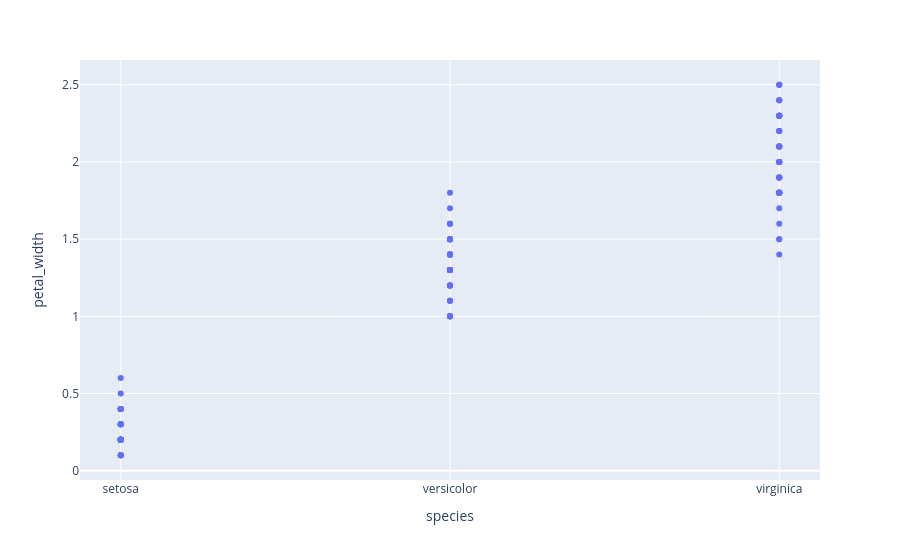

Notebook code for this chart:
### Code cell
fig3=px.scatter(iris,x="species",y="petal_width")
fig3.show()

### Figure 1 — Plotly figure (JSON) as saved in the notebook; plotly's stock layout.template omitted (floating-point values rounded to 4 significant figures; data arrays with more than 128 entries replaced by an {"elided": "..."} marker saying what was removed)
{"data": [{"hovertemplate": "species=%{x}<br>petal_width=%{y}<extra></extra>", "legendgroup": "", "marker": {"color": "#636efa", "symbol": "circle"}, "mode": "markers", "name": "", "orientation": "v", "showlegend": false, "type": "scatter", "x": {"elided": "150 str values"}, "xaxis": "x", "y": {"elided": "150 float values"}, "yaxis": "y"}], "layout": {"legend": {"tracegroupgap": 0}, "margin": {"t": 60}, "xaxis": {"anchor": "y", "domain": [0, 1], "title": {"text": "species"}}, "yaxis": {"anchor": "x", "domain": [0, 1], "title": {"text": "petal_width"}}}}
